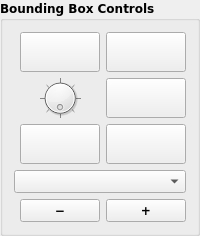
       <widget class="QGroupBox" name="bbox_controls">
        <property name="font">
         <font>
          <family>DejaVu Sans,Arial</family>
          <weight>75</weight>
          <bold>true</bold>
         </font>
        </property>
        <property name="layoutDirection">
         <enum>Qt::LeftToRight</enum>
        </property>
        <property name="styleSheet">
         <string notr="true"/>
        </property>
        <property name="title">
         <string>Bounding Box Controls</string>
        </property>
        <layout class="QGridLayout" name="gridLayout">
         <item row="0" column="0">
          <widget class="QPushButton" name="button_bbox_up">
           <property name="sizePolicy">
            <sizepolicy hsizetype="Ignored" vsizetype="Fixed">
             <horstretch>0</horstretch>
             <verstretch>0</verstretch>
            </sizepolicy>
           </property>
           <property name="minimumSize">
            <size>
             <width>0</width>
             <height>40</height>
            </size>
           </property>
           <property name="baseSize">
            <size>
             <width>0</width>
             <height>0</height>
            </size>
           </property>
           <property name="toolTip">
            <string>Move bounding box up. [Q]</string>
           </property>
           <property name="text">
            <string/>
           </property>
           <property name="icon">
            <iconset>
             <normaloff>../icons/upload.svg</normaloff>../icons/upload.svg</iconset>
           </property>
           <property name="iconSize">
            <size>
             <width>25</width>
             <height>25</height>
            </size>
           </property>
           <property name="autoRepeat">
            <bool>true</bool>
           </property>
           <property name="autoRepeatDelay">
            <number>100</number>
           </property>
           <property name="autoRepeatInterval">
            <number>25</number>
           </property>
          </widget>
         </item>
         <item row="0" column="2">
          <widget class="QPushButton" name="button_bbox_down">
           <property name="sizePolicy">
            <sizepolicy hsizetype="Ignored" vsizetype="Fixed">
             <horstretch>0</horstretch>
             <verstretch>0</verstretch>
            </sizepolicy>
           </property>
           <property name="minimumSize">
            <size>
             <width>0</width>
             <height>40</height>
            </size>
           </property>
           <property name="baseSize">
            <size>
             <width>0</width>
             <height>0</height>
            </size>
           </property>
           <property name="toolTip">
            <string>Move bounding box down. [E]</string>
           </property>
           <property name="text">
            <string/>
           </property>
           <property name="icon">
            <iconset>
             <normaloff>../icons/download.svg</normaloff>../icons/download.svg</iconset>
           </property>
           <property name="iconSize">
            <size>
             <width>25</width>
             <height>25</height>
            </size>
           </property>
           <property name="autoRepeat">
            <bool>true</bool>
           </property>
           <property name="autoRepeatDelay">
            <number>100</number>
           </property>
           <property name="autoRepeatInterval">
            <number>25</number>
           </property>
          </widget>
         </item>
         <item row="1" column="2">
          <widget class="QPushButton" name="button_bbox_right">
           <property name="sizePolicy">
            <sizepolicy hsizetype="Ignored" vsizetype="Fixed">
             <horstretch>0</horstretch>
             <verstretch>0</verstretch>
            </sizepolicy>
           </property>
           <property name="minimumSize">
            <size>
             <width>0</width>
             <height>40</height>
            </size>
           </property>
           <property name="baseSize">
            <size>
             <width>0</width>
             <height>0</height>
            </size>
           </property>
           <property name="toolTip">
            <string>Move bounding box right. [D]</string>
           </property>
           <property name="text">
            <string/>
           </property>
           <property name="icon">
            <iconset>
             <normaloff>../icons/arrow-right-bold.svg</normaloff>../icons/arrow-right-bold.svg</iconset>
           </property>
           <property name="iconSize">
            <size>
             <width>30</width>
             <height>30</height>
            </size>
           </property>
           <property name="autoRepeat">
            <bool>true</bool>
           </property>
           <property name="autoRepeatDelay">
            <number>100</number>
           </property>
           <property name="autoRepeatInterval">
            <number>25</number>
           </property>
          </widget>
         </item>
         <item row="1" column="0">
          <widget class="QPushButton" name="button_bbox_left">
           <property name="sizePolicy">
            <sizepolicy hsizetype="Ignored" vsizetype="Fixed">
             <horstretch>0</horstretch>
             <verstretch>0</verstretch>
            </sizepolicy>
           </property>
           <property name="minimumSize">
            <size>
             <width>0</width>
             <height>40</height>
            </size>
           </property>
           <property name="baseSize">
            <size>
             <width>0</width>
             <height>0</height>
            </size>
           </property>
           <property name="toolTip">
            <string>Move bounding box left. [A]</string>
           </property>
           <property name="text">
            <string/>
           </property>
           <property name="icon">
            <iconset>
             <normaloff>../icons/arrow-left-bold.svg</normaloff>../icons/arrow-left-bold.svg</iconset>
           </property>
           <property name="iconSize">
            <size>
             <width>30</width>
             <height>30</height>
            </size>
           </property>
           <property name="autoRepeat">
            <bool>true</bool>
           </property>
           <property name="autoRepeatDelay">
            <number>100</number>
           </property>
           <property name="autoRepeatInterval">
            <number>25</number>
           </property>
          </widget>
         </item>
         <item row="0" column="1">
          <widget class="QPushButton" name="button_bbox_backward">
           <property name="sizePolicy">
            <sizepolicy hsizetype="Ignored" vsizetype="Fixed">
             <horstretch>0</horstretch>
             <verstretch>0</verstretch>
            </sizepolicy>
           </property>
           <property name="minimumSize">
            <size>
             <width>0</width>
             <height>40</height>
            </size>
           </property>
           <property name="baseSize">
            <size>
             <width>0</width>
             <height>0</height>
            </size>
           </property>
           <property name="toolTip">
            <string>Move bounding box backward. [W]</string>
           </property>
           <property name="icon">
            <iconset>
             <normaloff>../icons/arrow-up-bold.svg</normaloff>../icons/arrow-up-bold.svg</iconset>
           </property>
           <property name="iconSize">
            <size>
             <width>30</width>
             <height>30</height>
            </size>
           </property>
           <property name="autoRepeat">
            <bool>true</bool>
           </property>
           <property name="autoRepeatDelay">
            <number>100</number>
           </property>
           <property name="autoRepeatInterval">
            <number>25</number>
           </property>
          </widget>
         </item>
         <item row="2" column="1">
          <widget class="QPushButton" name="button_bbox_forward">
           <property name="sizePolicy">
            <sizepolicy hsizetype="Ignored" vsizetype="Fixed">
             <horstretch>0</horstretch>
             <verstretch>0</verstretch>
            </sizepolicy>
           </property>
           <property name="minimumSize">
            <size>
             <width>0</width>
             <height>40</height>
            </size>
           </property>
           <property name="baseSize">
            <size>
             <width>0</width>
             <height>0</height>
            </size>
           </property>
           <property name="toolTip">
            <string>Move bounding box forward. [S]</string>
           </property>
           <property name="text">
            <string/>
           </property>
           <property name="icon">
            <iconset>
             <normaloff>../icons/arrow-down-bold.svg</normaloff>../icons/arrow-down-bold.svg</iconset>
           </property>
           <property name="iconSize">
            <size>
             <width>30</width>
             <height>30</height>
            </size>
           </property>
           <property name="autoRepeat">
            <bool>true</bool>
           </property>
           <property name="autoRepeatDelay">
            <number>100</number>
           </property>
           <property name="autoRepeatInterval">
            <number>25</number>
           </property>
          </widget>
         </item>
         <item row="1" column="1">
          <widget class="QDial" name="dial_bbox_z_rotation">
           <property name="sizePolicy">
            <sizepolicy hsizetype="Ignored" vsizetype="Ignored">
             <horstretch>0</horstretch>
             <verstretch>0</verstretch>
            </sizepolicy>
           </property>
           <property name="minimumSize">
            <size>
             <width>0</width>
             <height>0</height>
            </size>
           </property>
           <property name="toolTip">
            <string>Rotate bounding box around the Z-axis. [Y]/[X]</string>
           </property>
           <property name="maximum">
            <number>359</number>
           </property>
           <property name="value">
            <number>0</number>
           </property>
           <property name="sliderPosition">
            <number>0</number>
           </property>
           <property name="orientation">
            <enum>Qt::Horizontal</enum>
           </property>
           <property name="invertedAppearance">
            <bool>true</bool>
           </property>
           <property name="invertedControls">
            <bool>true</bool>
           </property>
           <property name="wrapping">
            <bool>true</bool>
           </property>
           <property name="notchTarget">
            <double>45.000000000000000</double>
           </property>
           <property name="notchesVisible">
            <bool>true</bool>
           </property>
          </widget>
         </item>
         <item row="2" column="0">
          <widget class="QPushButton" name="button_bbox_increase_dimension">
           <property name="sizePolicy">
            <sizepolicy hsizetype="Ignored" vsizetype="Fixed">
             <horstretch>0</horstretch>
             <verstretch>0</verstretch>
            </sizepolicy>
           </property>
           <property name="minimumSize">
            <size>
             <width>0</width>
             <height>40</height>
            </size>
           </property>
           <property name="font">
            <font>
             <family>DejaVu Sans,Arial</family>
             <pointsize>12</pointsize>
             <weight>75</weight>
             <bold>true</bold>
            </font>
           </property>
           <property name="toolTip">
            <string>Increase bounding box dimensions.</string>
           </property>
           <property name="text">
            <string/>
           </property>
           <property name="icon">
            <iconset>
             <normaloff>../icons/plus-box-multiple-outline.svg</normaloff>../icons/plus-box-multiple-outline.svg</iconset>
           </property>
           <property name="iconSize">
            <size>
             <width>25</width>
             <height>25</height>
            </size>
           </property>
           <property name="autoRepeat">
            <bool>true</bool>
           </property>
          </widget>
         </item>
         <item row="2" column="2">
          <widget class="QPushButton" name="button_bbox_decrease_dimension">
           <property name="sizePolicy">
            <sizepolicy hsizetype="Ignored" vsizetype="Fixed">
             <horstretch>0</horstretch>
             <verstretch>0</verstretch>
            </sizepolicy>
           </property>
           <property name="minimumSize">
            <size>
             <width>0</width>
             <height>40</height>
            </size>
           </property>
           <property name="font">
            <font>
             <family>DejaVu Sans,Arial</family>
             <pointsize>12</pointsize>
             <weight>75</weight>
             <bold>true</bold>
            </font>
           </property>
           <property name="toolTip">
            <string>Decrease bounding box dimensions.</string>
           </property>
           <property name="text">
            <string/>
           </property>
           <property name="icon">
            <iconset>
             <normaloff>../icons/minus-box-multiple-outline.svg</normaloff>../icons/minus-box-multiple-outline.svg</iconset>
           </property>
           <property name="iconSize">
            <size>
             <width>25</width>
             <height>25</height>
            </size>
           </property>
           <property name="autoRepeat">
            <bool>true</bool>
           </property>
          </widget>
         </item>
                 <item row="3" column="0" colspan="3">
          <widget class="QComboBox" name="combo_step_parameter">
           <property name="toolTip">
            <string>Parameter changed by the - / + buttons below.</string>
           </property>
          </widget>
         </item>
         <item row="4" column="1">
          <widget class="QPushButton" name="button_step_decrease">
           <property name="toolTip">
            <string>Decrease the selected parameter by one step.</string>
           </property>
           <property name="text">
            <string>−</string>
           </property>
          </widget>
         </item>
         <item row="4" column="2">
          <widget class="QPushButton" name="button_step_increase">
           <property name="toolTip">
            <string>Increase the selected parameter by one step.</string>
           </property>
           <property name="text">
            <string>+</string>
           </property>
          </widget>
         </item>
        </layout>
       </widget>
